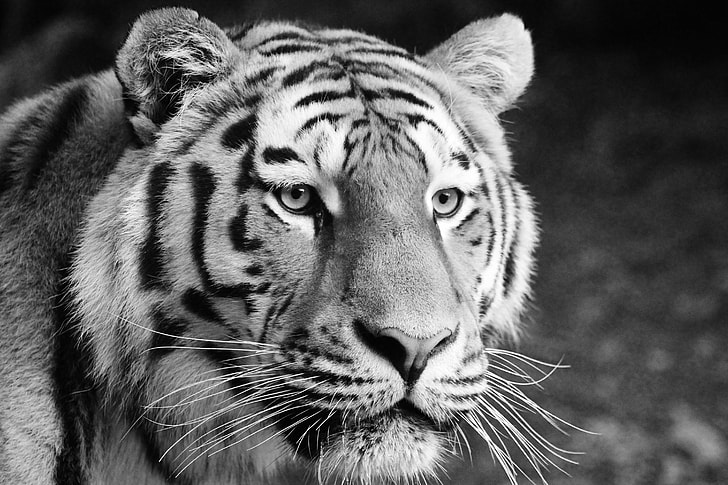
#> input picture Image filtering/basic_filtering/img/tiger.jpg, 728 x 485 px
$ python Denoising.py
#> lines starting #> are read from the running program, lines starting #| are printed output that depends on the picture
### Image filtering/GaussianFilter.py
# Exercise 3. Use OpenCV to apply a Gaussian filter. Try with different values of sigma and compare the results.

import cv2
import numpy as np
import matplotlib.pyplot as plt
from matplotlib import rc

# TODO: Apply the filter and show the results
img_tiger = cv2.imread('basic_filtering/img/tiger.jpg')
#> img_tiger is the input picture: shape (485, 728, 3); min 0, max 255, mean 96.4
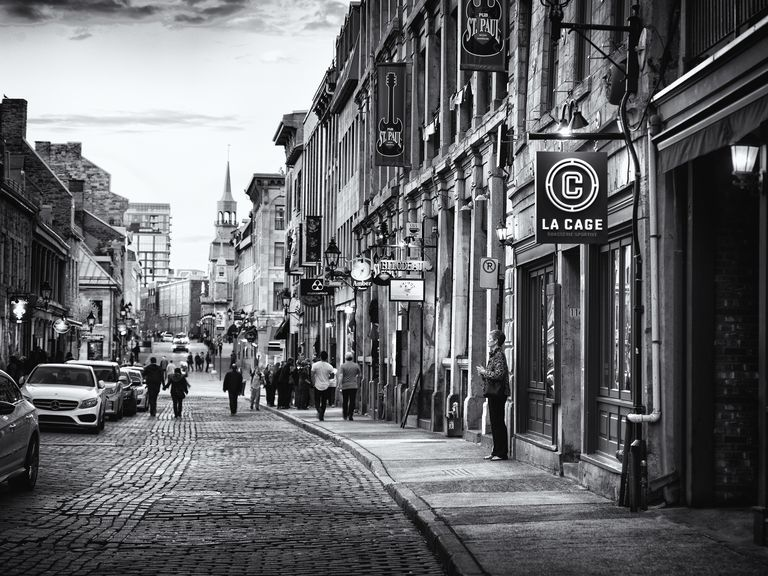
#> input picture Image filtering/basic_filtering/img/city.jpg, 768 x 576 px
#> further down, img_city is the input picture: shape (576, 768, 3); mean B, G, R 108.6, 105.7, 104.8

def gauss_filter(image, sigma):
    image_blurred = cv2.GaussianBlur(src=image, ksize=(0, 0), sigmaX = sigma)
    return image_blurred

# [32 lines that do not run on import are left out]

### Image filtering/Denoising.py
## Denoising

# We can use the filters to reduce the effects of noise in the image, however, as we saw before, this will also affect some elements of the image.

# **Exercise 4.** Now we will see the effects of the filters on a noisy image.
# * Load the image `city.jpg`.
# * Write a function to add salt and pepper noise to the image. To do this, just randomly select a small portion of the pixels of the image and (again, randomly) change its value to 0 or 255.
# * Show the results (clean and noisy image).
import numpy as np
import cv2
import matplotlib.pyplot as plt
from GaussianFilter import gauss_filter

def salt_pepper_noise(img):
    # TODO Create your noisy image here

    salt = np.random.uniform(low=0.0, high=1.0, size=img.shape)
    pepper = np.random.uniform(low=0.0, high=1.0, size=img.shape)

    noisy_image = np.copy(img)

    noisy_image[np.where(salt > 0.8)] = 255
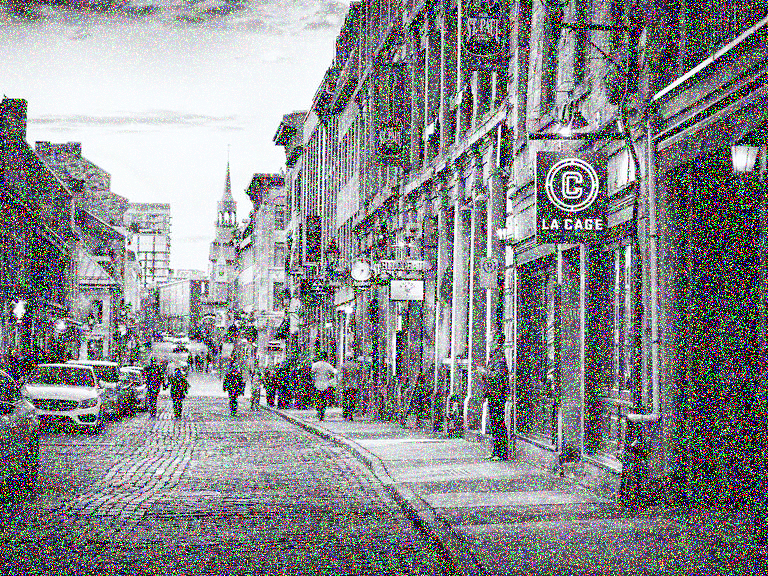
#> noisy_image: shape (576, 768, 3); mean B, G, R 137.9, 135.6, 134.9
    noisy_image[np.where(pepper > 0.9)] = 0
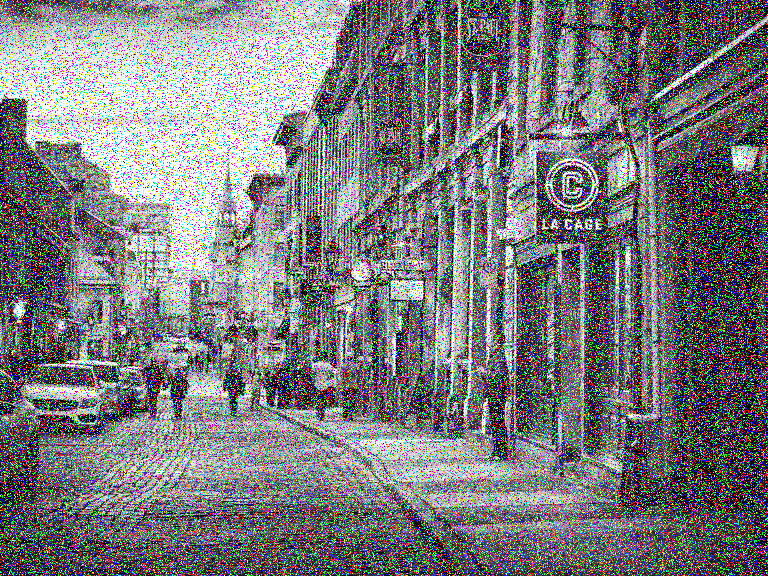
#> noisy_image: shape (576, 768, 3); mean B, G, R 124.2, 122, 121.5

    return noisy_image

if __name__ == '__main__':

    # TODO: Load and add noise to your image. Show the results.
    img_city = cv2.imread('basic_filtering/img/city.jpg')
    noisy_city = salt_pepper_noise(img_city)
    fig = plt.figure(figsize = (15,15))#Original image

    #Original image
    ax1 = fig.add_subplot(121)
    ax1.imshow(img_city, interpolation = 'none', cmap = 'gray')
    ax1.set_title('Original image')

    #Filter image

    ax2 = fig.add_subplot(122)
    ax2.imshow(noisy_city, interpolation = 'none', cmap = 'gray')
    ax2.set_title('Image with noise')

    plt.show()
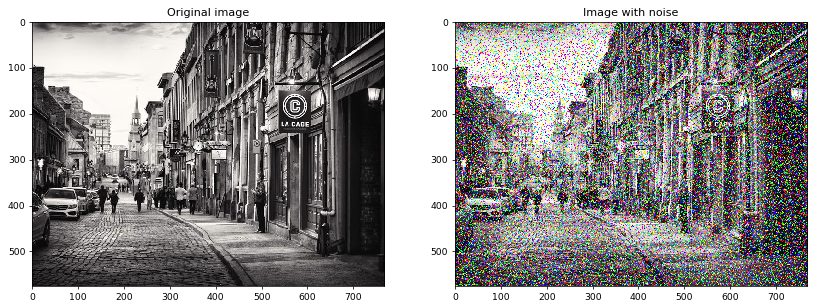
#> figure drawn by matplotlib, 2 panels; B, G, R data is drawn as R, G, B
